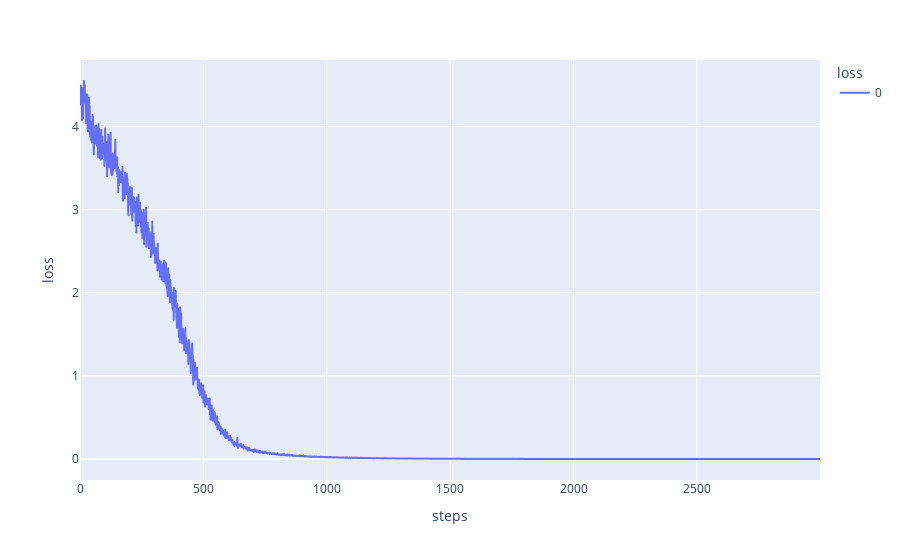

Notebook source saved alongside this figure:
### Markdown cell above
### Plot the loss vs steps graph

### Code cell
import plotly.express as px

px.line(losses, labels={"index": "steps", "value": "loss", "title": "Loss vs steps", "variable": "loss"})

### Figure 1 — Plotly figure (JSON) as saved in the notebook; plotly's stock layout.template omitted (floating-point values rounded to 4 significant figures; data arrays with more than 128 entries replaced by an {"elided": "..."} marker saying what was removed)
{"data": [{"hovertemplate": "loss=%{y}<br>steps=%{x}<extra></extra>", "legendgroup": "0", "line": {"color": "#636efa", "dash": "solid"}, "marker": {"symbol": "circle"}, "mode": "lines", "name": "0", "showlegend": true, "type": "scattergl", "x": {"elided": "3000 int values"}, "xaxis": "x", "y": {"elided": "3000 float values"}, "yaxis": "y"}], "layout": {"legend": {"title": {"text": "loss"}, "tracegroupgap": 0}, "margin": {"t": 60}, "xaxis": {"anchor": "y", "domain": [0, 1], "title": {"text": "steps"}}, "yaxis": {"anchor": "x", "domain": [0, 1], "title": {"text": "loss"}}}}
